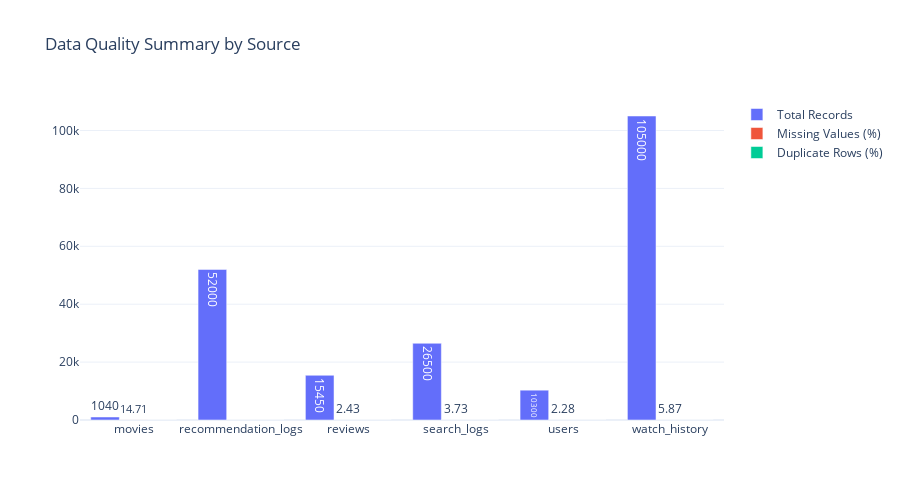

This figure's notebook cell:
### Markdown cell above
# Bronze Layer Analysis

Let's start by analyzing the raw data quality and distributions in the Bronze layer:

### Code cell
def plot_data_quality_summary(data_dict):
    """Create a comprehensive data quality summary visualization"""
    quality_metrics = []
    
    for source, df in data_dict.items():
        metrics = {
            'Source': source,
            'Total Records': len(df),
            'Total Columns': len(df.columns),
            'Missing Values (%)': (df.isnull().sum().sum() / (len(df) * len(df.columns)) * 100),
            'Duplicate Rows (%)': (df.duplicated().sum() / len(df) * 100)
        }
        quality_metrics.append(metrics)
    
    if quality_metrics:
        metrics_df = pd.DataFrame(quality_metrics)
        
        # Create subplots
        fig = go.Figure()
        
        # Add bars for each metric
        for metric in ['Total Records', 'Missing Values (%)', 'Duplicate Rows (%)']:
            fig.add_trace(go.Bar(
                name=metric,
                x=metrics_df['Source'],
                y=metrics_df[metric],
                text=metrics_df[metric].round(2),
                textposition='auto',
            ))
        
        fig.update_layout(
            title='Data Quality Summary by Source',
            barmode='group',
            height=500,
            showlegend=True
        )
        
        fig.show()
        
        return metrics_df
    
    return pd.DataFrame()

# Plot bronze layer quality summary
if bronze_data:
    bronze_quality = plot_data_quality_summary(bronze_data)
    print("\nBronze Layer Quality Metrics:")
    display(bronze_quality)

### Figure 1 — Plotly figure (JSON) as saved in the notebook; plotly's stock layout.template omitted (floating-point values rounded to 4 significant figures)
{"data": [{"name": "Total Records", "text": [1040.0, 52000.0, 15450.0, 26500.0, 10300.0, 105000.0], "textposition": "auto", "type": "bar", "x": ["movies", "recommendation_logs", "reviews", "search_logs", "users", "watch_history"], "y": [1040, 52000, 15450, 26500, 10300, 105000]}, {"name": "Missing Values (%)", "text": [14.71, 1.0, 2.43, 3.73, 2.28, 5.87], "textposition": "auto", "type": "bar", "x": ["movies", "recommendation_logs", "reviews", "search_logs", "users", "watch_history"], "y": [14.71, 1.005, 2.427, 3.73, 2.276, 5.868]}, {"name": "Duplicate Rows (%)", "text": [0.0, 0.0, 0.0, 0.0, 0.0, 0.0], "textposition": "auto", "type": "bar", "x": ["movies", "recommendation_logs", "reviews", "search_logs", "users", "watch_history"], "y": [0.0, 0.0, 0.0, 0.0, 0.0, 0.0]}], "layout": {"barmode": "group", "height": 500, "showlegend": true, "title": {"text": "Data Quality Summary by Source"}}}
